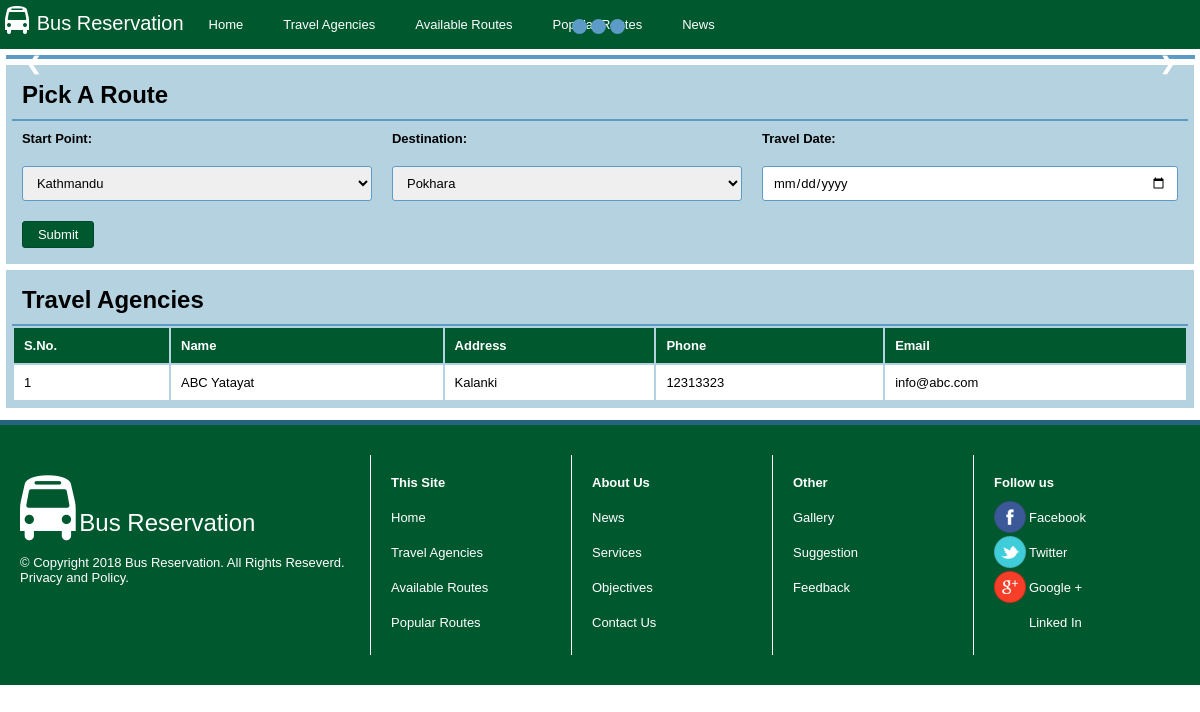
Before: / with the older database file.
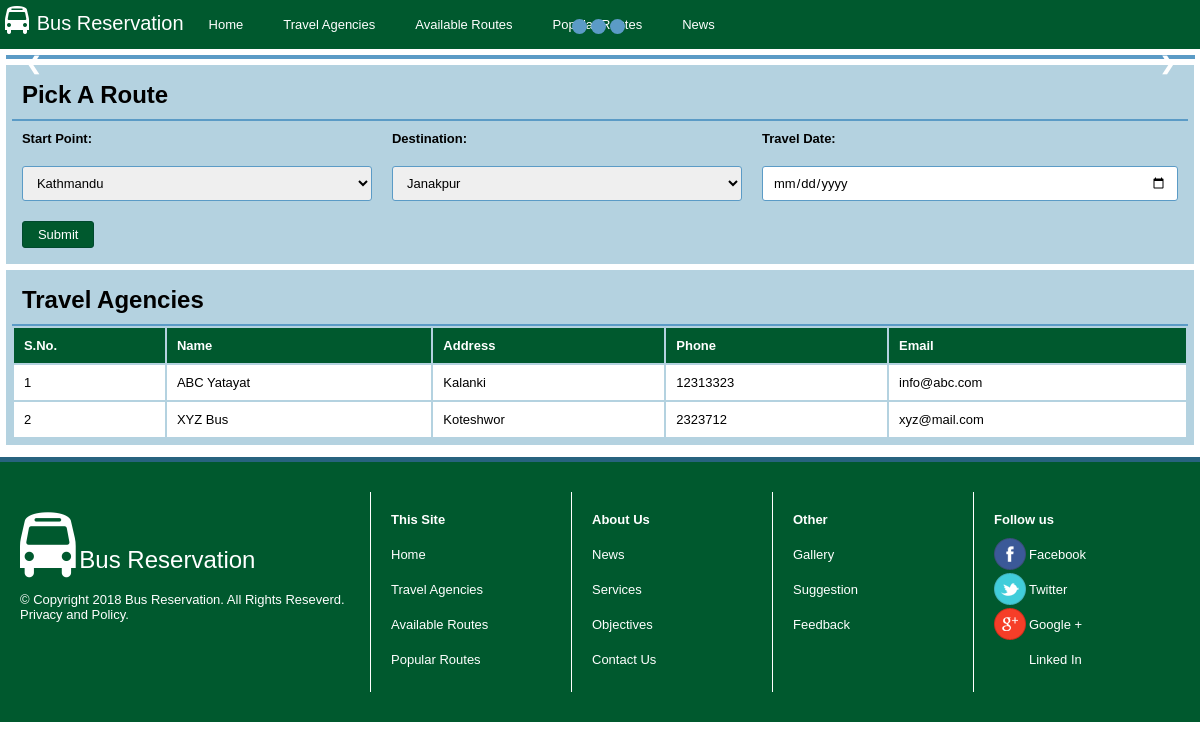
After: the same page with the newer database file.
### tables this page shows
CREATE TABLE IF NOT EXISTS `travel_agency` (
  `id` int(11) NOT NULL AUTO_INCREMENT,
  `name` text NOT NULL,
  `address` text NOT NULL,
  `contact` int(11) NOT NULL,
  `email` varchar(255) NOT NULL,
  PRIMARY KEY (`id`)
);

### application/controllers/PublicUser.php (called while the page is built, shortened)
<?php
class PublicUser extends CI_Controller {
    public function __construct() {
        $this->load->database();
        $this->load->model('select');
        $this->load->model('insert');
        $this->load->model('update');
        $this->load->helper('url');
        $this->load->library('session');
        $this->load->library('commons');
    }
    public function index() {
        $data['places'] = $this->select->getAllFromTable("destination");
        $data['agencies'] = $this->commons->travel_agency_list($this->select);
        $this->loadView("index", "home", $data);
    }
    public function loadView($php_file, $page_title, $data = null) {
        $data['title'] = ucfirst($page_title);
        $this->load->view('public/template/header', $data);
        if ($page_title == "home") {
            $this->load->view('public/template/slider', $data);
        }
        $this->load->view('public/' . $php_file, $data);
        $this->load->view('public/template/footer', $data);
    }
}

### index.php (called while the page is built, shortened)
<?php
require_once BASEPATH.'core/CodeIgniter.php';

### application/models/Select.php (called while the page is built, shortened)
<?php
class Select extends CI_Model {
    public function getAllFromTable($table, $limit = null, $start = null) {
        $this->db->select('*');
        $this->db->from($table);
        $query = $this->db->get();
        return $query->result();
    }
}

### application/libraries/Commons.php (called while the page is built, shortened)
<?php
class Commons {
    public function travel_agency_list($obj_select) {
        return $obj_select->getAllFromTable("travel_agency");
    }
}

### application/views/public/index.php (the view)
<div class="routes" style="width: 99%;padding: .5%;">
    <h2>Pick A Route</h2>
    <hr/>
    <form class="route_form" onsubmit="return validate(['start_point', 'destination', 'date'])" method="post" action="<?php echo base_url(); ?>search_bus">
        <table class="tbl_form">
            <tr>
                <th>Start Point:</th>
                <th>Destination:</th>
                <th>Travel Date:</th>
            </tr>
            <tr>
                <td>
                    <select name="start_point" class="form-elements" id="start_point" onchange="change_destination();">
                        <?php foreach ($places as $start) { ?>
                            <option value="<?php echo $start->id; ?>" ><?php echo $start->destination; ?></option>
                        <?php } ?>
                    </select>
                </td>
                <td>
                    <select name="destination" class="form-elements" id="destination">
                        <?php foreach (array_reverse($places) as $end) { ?>
                            <option value="<?php echo $end->id; ?>"><?php echo $end->destination; ?></option>
                        <?php } ?>
                    </select>
                </td>
                <td><input type="date" name="date" id='date' class="form-elements" /></td>
            </tr>
            <tr>
                <td colspan="3"><button type="submit" class="btn_submit">Submit</button></td>
            </tr>
        </table>
    </form>
</div>
<div class="routes" style="width: 99%;padding: .5%;">
    <h2>Travel Agencies</h2>
    <hr/>
    <table class="tbl_travel_agency">
        <tr>
            <th>S.No.</th>
            <th>Name</th>
            <th>Address</th>
            <th>Phone</th>
            <th>Email</th>
        </tr>
        <?php
        $i = 1;
        foreach ($agencies as $agency) {
            ?>
            <tr>
                <td><?php echo $i++; ?></td>
                <td><?php echo $agency->name; ?></td>
                <td><?php echo $agency->address; ?></td>
                <td><?php echo $agency->contact; ?></td>
                <td><?php echo $agency->email; ?></td>
            </tr>
        <?php } ?>
    </table>
</div>

### application/views/public/template/header.php (shortened to what this page needs)
<!DOCTYPE html>
<html lang="en">
    <head>
        <link href="<?php echo base_url(); ?>css/icons.css" rel="stylesheet" type="text/css" />
        <link href="<?php echo base_url(); ?>css/style.css" rel="stylesheet" type="text/css" />
        <link href="<?php echo base_url(); ?>css/slider.css" rel="stylesheet" type="text/css" />
        <link href="<?php echo base_url(); ?>css/mobile.css" type="text/css" rel="stylesheet"/>
    </head>
    <body id="container">
        <div class="menu_wrap">
            <div class="menu">
                <div class="logo">
                    <a href="<?php echo base_url(); ?>">
                        <i class="fa fa-bus"></i> <span class="logo_text">Bus Reservation</span>
                    </a>
                </div>
                <ul>
                    <li><a href="<?php echo base_url(); ?>">Home</a></li>
                    <li><a href="#">Travel Agencies</a></li>
                    <li><a href="#">Available Routes</a></li>
                    <li><a href="#">Popular Routes</a></li>
                    <li><a href="#">News</a></li>
                </ul>
            </div>
        </div>
        <div class="content_wrap" >

### application/views/public/template/slider.php (shortened to what this page needs)
<div class="slider_wrap">
    <div class="slideshow-container">
        <a class="prev" onclick="lastSlide()">&#10094;</a>
        <a class="next" onclick="nextSlide()">&#10095;</a>
        <div class="dot_wrap" style="text-align:center">
            <?php
            $i = 1;
            foreach (glob('images/slider/*.*') as $file) {
                if (strpos($file, 'svg') != TRUE) {
                    ?>
                    <span class="dot" onclick="currentSlide(<?php echo $i++ ?>)"></span>
                    <?php
                }
            }
            ?>
        </div>
    </div>
</div>

### application/views/public/template/footer.php (shortened to what this page needs)
</div>
<div class="footerWrap" id="footerWrap">
    <div class="footerLinkWrap">
        <div class="footerLink">
            <i class="fa fa-bus fa-5x"></i> <span style="font-size: 24px;">Bus Reservation</span>
            <br />
            <br />
            <?php
            $copyright = "© Copyright 2018 Bus Reservation. All Rights Reseverd. Privacy and Policy.";
            if (!empty($copyright)) {
                echo $copyright;
            }
            ?>
        </div>
        <div class="footerLink">
            <ul>
                <li><h4>This Site</h4></li>
                <li><a href="<?php echo base_url(); ?>">Home</a></li>
                <li><a href="<?php echo base_url() ?>register">Travel Agencies</a></li>
                <li><a href="<?php echo base_url(); ?>request">Available Routes</a></li>
                <li><a href="<?php echo base_url(); ?>request">Popular Routes</a></li>
            </ul>
        </div>
        <div class="footerLink">
            <ul>
                <li><h4>About Us</h4></li>
                <li><a href="<?php echo base_url(); ?>request">News</a></li>
                <li><a href="<?php echo base_url() ?>register">Services</a></li>
                <li><a href="<?php echo base_url() ?>member/my-books">Objectives</a></li>
                <li><a href="<?php echo base_url() ?>member/matches">Contact Us</a></li>
            </ul>
        </div>
        <div class="footerLink">
            <ul>
                <li><h4>Other</h4></li>
                <li><a href="javascript:void(0)" onclick="loadForm('Suggestion');">Gallery</a></li>
                <li><a href="javascript:void(0)" onclick="loadForm('Suggestion');">Suggestion</a></li>
                <li><a href="javascript:void(0)" onclick="loadForm('Feedback');">Feedback</a></li>
            </ul>
        </div>
        <div class="footerLink">
            <ul>
                <li><h4>Follow us</h4></li>
                <li><a href="https://www.facebook.com/"><span class="footerIcon fb">Facebook</span></a></li>
                <li><a href="https://twitter.com/"><span class="footerIcon tw">Twitter</span></a></li>
                <li><a href="https://plus.google.com/"><span class="footerIcon gp">Google +</span></a></li>
                <li><a href="https://www.linkedin.com/"><span class="footerIcon in">Linked In</span></a></li>
            </ul>
        </div>
    </div>
</div>
</body>
</html>

### css/style.css (style rules this page uses)
* { margin: 0px; padding: 0px; font-family: sans-serif; font-size: 13px; }
hr { display: block; border: 1px solid #5b9bc6; padding: 0; }
.menu_wrap { background-color: #00592e; display: table; width: 100%; }
.logo { float: left; }
.logo a { font-size: 28px; padding: 5px 5px; display: table-cell; text-decoration: none; color: #fff; }
.logo_text { font-size: 20px; color: #fff; }
.menu > ul { list-style: none; }
.menu > ul > li > a { float: left; display: table-cell; color: #fff; text-decoration: none; padding: 17px 20px; }
.content_wrap { display: table; width: 99%; margin: .5%; }
.slider_wrap { background-color: #5b9bc6; width: 99.4%; padding: 4px 4px 0px 4px; margin-bottom: .5%; }
.routes { background-color: #b4d2e0; width: 100%; margin-bottom: .5%; display: table; }
.routes h2 { font-size: 24px; padding: 10px; }
.routes table { width: 100%; }
.routes table th { text-align: left; padding: 10px; }
.routes table td { padding: 10px; }
.tbl_travel_agency th { background-color: #00592e; color: #fff; }
.tbl_travel_agency td { background-color: #fff; }
.route_form table { width: 100%; border-collapse: collapse; float: left; }
.route_form table th { text-align: left; padding: 10px; }
.route_form table td { padding: 10px; }
.form-elements { width: 100%; padding: 8px 10px; border: 1px solid #5b9bc6; box-sizing: border-box; border-radius: 3px; -moz-border-radius: 3px; -webkit-border-radius: 3px; }
.btn_submit { background-color: #00592e; border: 1px solid #00492e; color: #fff; padding: 5px 15px; border-radius: 3px; -moz-border-radius: 3px; -webkit-border-radius: 3px; }
.footerWrap { width: 100%; border-top: 5px solid #27637f; padding: 30px 0px; background: #00592e; }
.footerLinkWrap { display: table; }
.footerLink:first-child { border-left: 0px; width: 350px; }
.footerLink { display: table-cell; padding: 20px 0px 0px 20px; height: 180px; width: 180px; float: left; color: #fff; border-left: 1px solid #fff; }
.footerLink ul { list-style: none; }
.footerLink li { height: 25px; margin-bottom: 10px; }
.footerLink a { color: #fff; text-decoration: none; }
.footerIcon { padding: 9px 35px; }
.fb { background: url(../images/socialMedia/fb.png) left center no-repeat; }
.tw { background: url(../images/socialMedia/tw.png) left center no-repeat; }
.in { background: url(../images/socialMedia/in.png) left center no-repeat; }
.gp { background: url(../images/socialMedia/gp.png) left center no-repeat; }

### css/slider.css (style rules this page uses)
.slideshow-container { width: 100%; position: relative; }
.prev, .next { cursor: pointer; position: absolute; top: 50%; width: auto; margin-top: -22px; padding: 16px; color: white; font-weight: bold; font-size: 18px; transition: 0.6s ease; border-radius: 0 3px 3px 0; }
.next { right: 0; border-radius: 3px 0 0 3px; }
.dot_wrap { position: absolute; bottom: 25px; left: calc(50% - 30px); }
.dot { cursor: pointer; height: 15px; width: 15px; margin: 0 2px; background-color: #5b9bc6; border-radius: 50%; float: left; transition: background-color 0.6s ease; }

Changed rows visible on the page:
added travel_agency: name "XYZ Bus", address "Koteshwor", contact "2323712", email "xyz@mail.com"
Other visible differences:
form field destination: "Pokhara" → "Janakpur"
